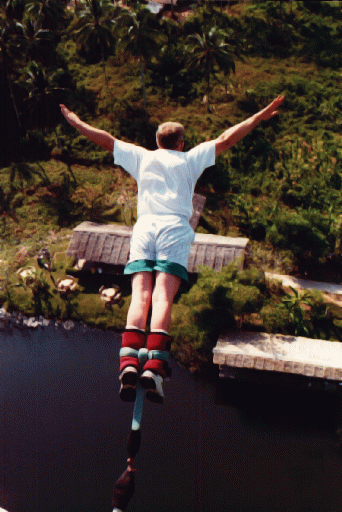
#> input picture image.png, 342 x 512 px
$ jupyter execute test_version_opencv.ipynb
#> lines starting #> are read from the running program, lines starting #| are printed output that depends on the picture
oliveira

[cell 1]
import cv2
import numpy as np
import matplotlib.pyplot as plt

# 1. Chargement
img = cv2.imread('image.png')
#> img is the input picture: shape (512, 342, 3); mean B, G, R 45.6, 52.7, 64.3
mask = cv2.imread('mask.png', 0)
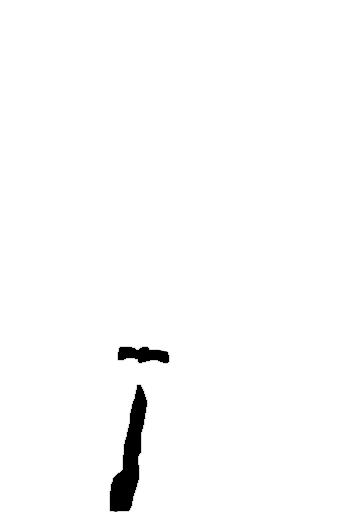
#> input picture mask.png, 342 x 512 px
#> mask: shape (512, 342); min 0, max 255, mean 251

#afficchage image de base
plt.imshow(cv2.cvtColor(img, cv2.COLOR_BGR2RGB))
plt.title("Image de base")
plt.axis('off')
plt.show()

# Vérification de sécurité
if img is None or mask is None:
    raise FileNotFoundError("L'image ou le masque est introuvable. Vérifie les noms de fichiers !")

# 2. Correction du masque
# Si tu voulais inverser le masque, utilise bitwise_not plutôt que la soustraction
mask = cv2.bitwise_not(mask)
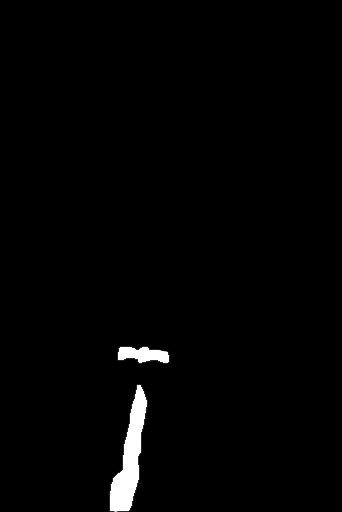
#> mask: shape (512, 342); min 0, max 255, mean 4

# 3. Inpainting (On s'assure que les tailles correspondent)
if img.shape[:2] != mask.shape:
    mask = cv2.resize(mask, (img.shape[1], img.shape[0]))

dst = cv2.inpaint(img, mask, inpaintRadius=3, flags=cv2.INPAINT_TELEA)

# 4. Affichage sécurisé dans le Notebook
plt.figure(figsize=(12, 6))

plt.subplot(121)
plt.title("Masque détecté")
plt.imshow(mask, cmap='gray')
plt.axis('off')

plt.subplot(122)
plt.title("Résultat Inpainting")
# OpenCV utilise BGR, Matplotlib utilise RGB -> on convertit pour les couleurs
plt.imshow(cv2.cvtColor(dst, cv2.COLOR_BGR2RGB))
plt.axis('off')

plt.show()
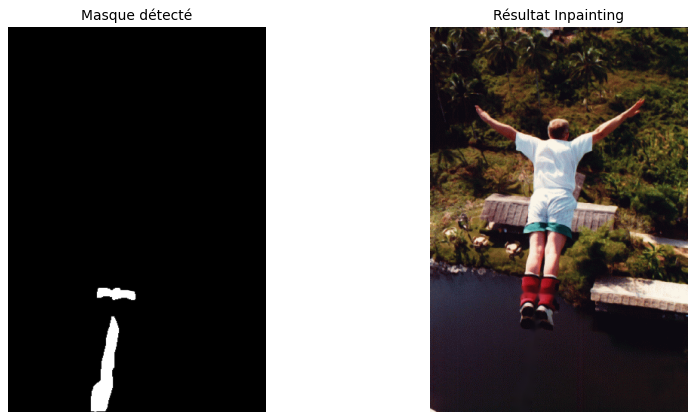
#> figure drawn by matplotlib, 2 panels
